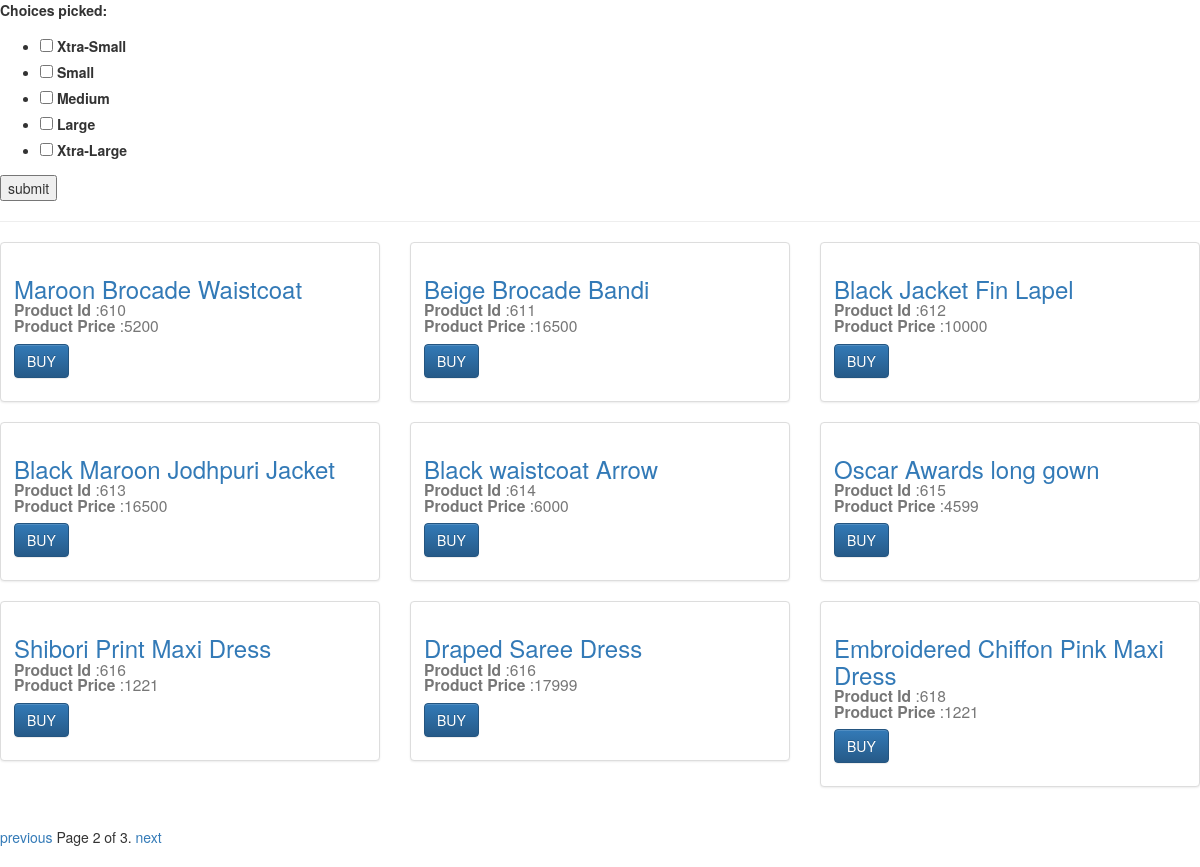
Screenshot of /?page=2 with the database file from the repository.
### shirt/models.py (models this page shows, shortened)
class Product(models.Model):
	product_name = models.CharField(max_length=120)
	product_id = models.ForeignKey('Sno')
	product_price = models.IntegerField(default=0)
	price_url = models.URLField()

class Sno(models.Model):
	product_id = models.IntegerField(default=0)
	def __str__(self):
		return str(self.product_id)

### shirt/views.py (the view)
# urls.py: url(r'^$', some_view),
def some_view(request):
	choices_picked = []
	if request.method == 'POST':
		form = ChoiceForm(request.POST)
		if form.is_valid():
			choices_picked = form.cleaned_data.get('choices_picked')
			print choices_picked
	else:
		form = ChoiceForm
	queryset_list = []
	if len(choices_picked) == 0:
		queryset_list = Product.objects.all()
	else:
		for i in choices_picked:
			a = Product_Varients.objects.filter(size=i)
			print a
			for j in a:
				queryset_list.extend(Product.objects.filter(product_id=j.product_id))
	paginator = Paginator(queryset_list, 9) # Show 25 contacts per page
	page_request_var = "page"
	page = request.GET.get(page_request_var)
	try:
		queryset = paginator.page(page)
	except PageNotAnInteger:
		queryset = paginator.page(1)
	except EmptyPage:
		queryset = paginator.page(paginator.num_pages)
	context = {
		"form": form,
		"page_request_var": page_request_var,
		"object_list": queryset,
	}
	return render(request ,'base.html', context)

### templates/base.html (shortened to what this page needs)
<html>
<head>
<link rel="stylesheet" href="https://maxcdn.bootstrapcdn.com/bootstrap/3.3.6/css/bootstrap.min.css">
<link rel="stylesheet" href="https://maxcdn.bootstrapcdn.com/bootstrap/3.3.6/css/bootstrap-theme.min.css">
</head>
<body>
<form method='post'>{% csrf_token %}
    {{ form.as_p }}
    <input type='submit' value='submit'>
</form>
<hr/>
<div class='row'>
{% for obj in object_list %}
  <div class="col-sm-6 col-md-4">
    <div class="thumbnail">
      <div class="caption">
        <h3><a href={{ obj.price_url }} >{{ obj.product_name }}</a> <br/><small><strong>Product Id</strong> :{{ obj.product_id }}</small><br/><small><strong>Product Price</strong> :{{ obj.product_price }}</small> </h3>
        <p><a href={{ obj.price_url }} class="btn btn-primary" role="button">BUY</a></p>
      </div>
    </div>
  </div>
{% endfor %}
</div>
<div class="pagination">
    <span class="step-links">
        {% if object_list.has_previous %}
            <a href="?{{ page_request_var }}={{ object_list.previous_page_number }}{% if request.GET.q %}&q={{ request.GET.q }}{% endif %}">previous</a>
        {% endif %}
        <span class="current">
            Page {{ object_list.number }} of {{ object_list.paginator.num_pages }}.
        </span>
        {% if object_list.has_next %}
            <a href="?{{ page_request_var }}={{ object_list.next_page_number }}{% if request.GET.q %}&q={{ request.GET.q }}{% endif %}">next</a>
        {% endif %}
    </span>
</div>
</body>
</html>

### rows the page displays
Product: product_name "Maroon Brocade Waistcoat", product_id "610", product_price "5200"
Product: product_name "Beige Brocade Bandi", product_id "611", product_price "16500"
Product: product_name "Black Jacket Fin Lapel", product_id "612", product_price "10000"
Product: product_name "Black Maroon Jodhpuri Jacket", product_id "613", product_price "16500"
Product: product_name "Black waistcoat Arrow", product_id "614", product_price "6000"
Product: product_name "Oscar Awards long gown", product_id "615", product_price "4599"
Product: product_name "Shibori Print Maxi Dress", product_id "616", product_price "1221"
Product: product_name "Draped Saree Dress", product_id "616", product_price "17999"
Product: product_name "Embroidered Chiffon Pink Maxi Dress", product_id "618", product_price "1221"

### other values shown
{{ object_list.number }} "2"
{{ object_list.paginator.num_pages }} "3"
